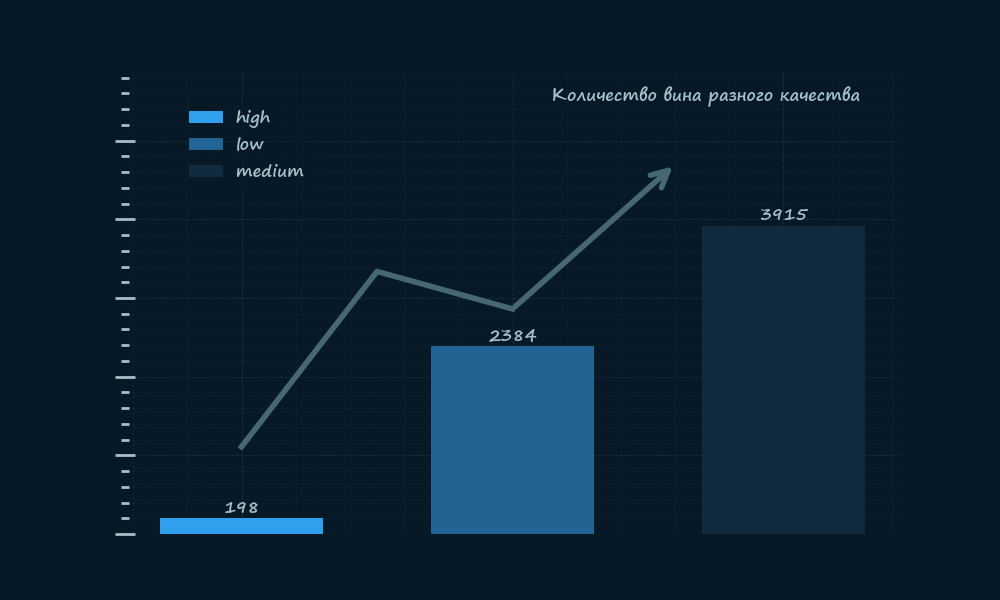

Here is the Python script that generated this plot:
from matplotlib import pyplot as plt
from matplotlib.ticker import AutoMinorLocator

import config_test_data
import custom_dark_theme  # noqa: F401


wines = config_test_data.wines

quality_counts = wines['quality_label'].value_counts().sort_values(ascending=True)

fig, ax = plt.subplots()
fig.set_facecolor('#071826')
ax.set_facecolor('#071826')

for spine in ax.spines.values():
    spine.set_visible(False)

ax.set_xticklabels([])
ax.tick_params(axis='y', which='major', direction='inout', length=15, width=2, labelleft=False)
ax.tick_params(axis='y', which='minor', direction='inout', length=6, width=2, labelleft=False)
ax.tick_params(axis='x', which='both', length=0)

bars = ax.bar(
    quality_counts.index,
    quality_counts.values,
    color=["#309fee", "#216392", "#122a3d",],
    width=0.6,
)

x_centers = []
bar_heights = []

for bar in bars:
    x_center = bar.get_x() + bar.get_width() / 2.0
    x_centers.append(x_center)
    bar_heights.append(bar.get_height())

    ax.text(
        x=x_center,
        y=bar.get_height() + 5,
        s=f'{bar.get_height()}',
        ha='center',
        va='bottom',
        fontsize=12,
    )

x_point = [
    x_centers[0],
    (x_centers[0] + x_centers[1]) / 2,
    x_centers[1],
    x_centers[2] * 0.8
]

y_point = [
    bar_heights[0] * 5.6,
    bar_heights[1] * 1.4,
    bar_heights[1] * 1.2,
    bar_heights[2] * 1.2
]
ax.annotate(
    '',
    xy=(x_point[-1],y_point[-1]),
    xytext=(x_point[-2], y_point[-2]),
    arrowprops={'arrowstyle': '->', 'color': '#456872', 'linewidth': 4, 'mutation_scale': 30},
)

ax.plot(x_point[:-1], y_point[:-1], color='#456872', linewidth=4)

ax.xaxis.set_minor_locator(AutoMinorLocator(5))
ax.yaxis.set_minor_locator(AutoMinorLocator(5))

ax.grid(which='major', axis='both', color='#456872', linestyle='--', linewidth=0.6, alpha=0.3)
ax.grid(which='minor', axis='both', color='#456872', linestyle='-.', linewidth=0.4, alpha=0.2)

ax.set_ylim(top=max(quality_counts.values) * 1.5)

ax.legend(
    bars,
    quality_counts.index,
    bbox_to_anchor=(0.25, 0.95),
    labelcolor='#A6C0C7',
    facecolor='#071826',
    edgecolor='#071826',
    framealpha=0.4,
)

ax.text(
    0.55,
    0.97,
    'Количество вина разного качества',
    transform=ax.transAxes,
    verticalalignment='top',
    horizontalalignment='left',
    fontsize='large',
)

plt.show()
